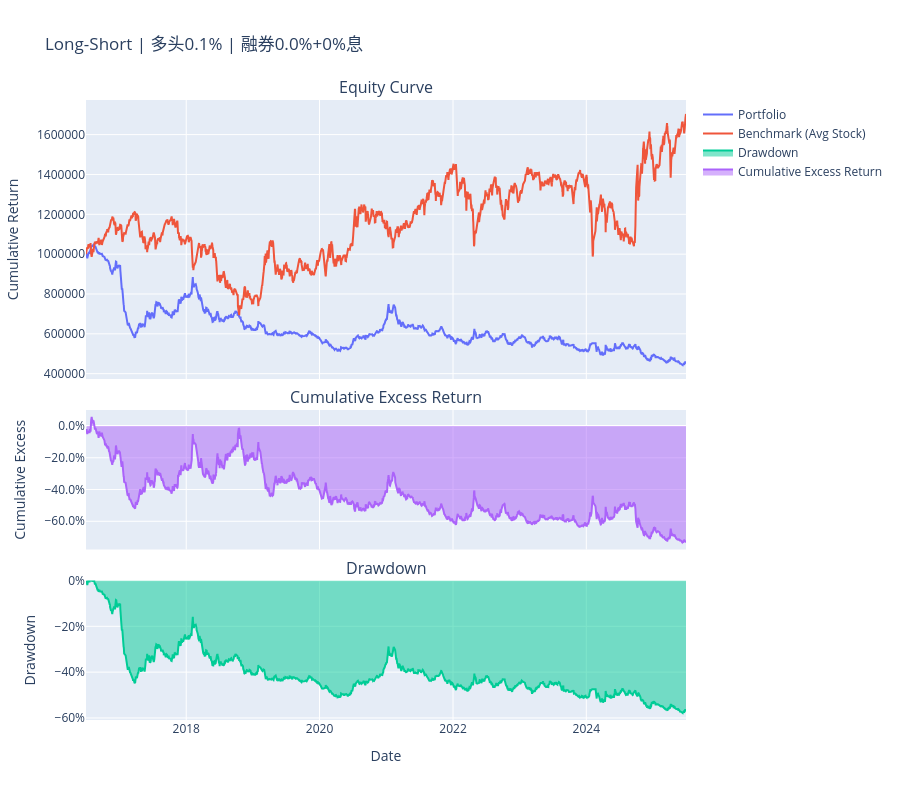

Notebook source saved alongside this figure:
### Markdown cell above
### 3.2 单因子 Long Short回测

### Code cell
import warnings
from util import *

warnings.filterwarnings("ignore")

# ===================== 多空对冲策略配置（独立成本参数）=====================
CONFIG = {
    "INITIAL_CASH": 1_000_000,       # 初始资金
    "START_DATE": "2016-07-01",      # 回测开始日期
    "END_DATE": "2025-06-30",        # 回测结束日期
    "REBALANCE_FREQ": 5,             # 调仓频率
    "PRICE_FILE": "data/eod_prices.parquet",
    "SELECTION_FILE": "records/mv_selection_v3.parquet",
    # 成本参数（可自由修改指定值）
    "LONG_FEE": 0.001,           # 多头手续费 0.1%
    "SHORT_TRADE_FEE": 0.000,    # 【融券专属】交易手续费 0.2%（可自定义）
    "SHORT_FINANCING_RATE": 0.00  # 融券年化利息 8%（行业常规水平）
}

# ===================== 执行多空回测 =====================
portfolio_ser, benchmark_ser, metrics = backtest_long_short(
    initial_cash=CONFIG["INITIAL_CASH"],
    start_date=CONFIG["START_DATE"],
    end_date=CONFIG["END_DATE"],
    rebalance_freq=CONFIG["REBALANCE_FREQ"],
    price_file=CONFIG["PRICE_FILE"],
    selection_file=CONFIG["SELECTION_FILE"],
    long_fee_rate=CONFIG["LONG_FEE"],
    short_trade_fee_rate=CONFIG["SHORT_TRADE_FEE"],
    short_financing_rate=CONFIG["SHORT_FINANCING_RATE"]
)

# ===================== 输出绩效 =====================
print("\n==================== 多空对冲（含融券成本）绩效指标 ====================")
for k, v in metrics.items():
    print(f"{k}: {v:.4f}")

# 绘图
plot_results(
    portfolio_values=portfolio_ser,
    benchmark_values=benchmark_ser,
    title=f'Long-Short | 多头{CONFIG["LONG_FEE"]*100:.1f}% | 融券{CONFIG["SHORT_TRADE_FEE"]*100:.1f}%+{CONFIG["SHORT_FINANCING_RATE"]*100:.0f}%息',
    plot_excess=True
)

### Figure 1 — Plotly figure (JSON) as saved in the notebook; plotly's stock layout.template omitted (floating-point values rounded to 4 significant figures; data arrays with more than 128 entries replaced by an {"elided": "..."} marker saying what was removed)
{"data": [{"mode": "lines", "name": "Portfolio", "type": "scatter", "x": {"elided": "2184 str values"}, "xaxis": "x", "y": {"elided": "2184 float values"}, "yaxis": "y"}, {"mode": "lines", "name": "Benchmark (Avg Stock)", "type": "scatter", "x": {"elided": "2184 str values"}, "xaxis": "x", "y": {"elided": "2184 float values"}, "yaxis": "y"}, {"fill": "tozeroy", "mode": "lines", "name": "Drawdown", "type": "scatter", "x": {"elided": "2183 str values"}, "xaxis": "x3", "y": {"elided": "2183 float values"}, "yaxis": "y3"}, {"fill": "tozeroy", "mode": "lines", "name": "Cumulative Excess Return", "type": "scatter", "x": {"elided": "2183 str values"}, "xaxis": "x2", "y": {"elided": "2183 float values"}, "yaxis": "y2"}], "layout": {"annotations": [{"font": {"size": 16}, "showarrow": false, "text": "Equity Curve", "x": 0.5, "xanchor": "center", "xref": "paper", "y": 1, "yanchor": "bottom", "yref": "paper"}, {"font": {"size": 16}, "showarrow": false, "text": "Cumulative Excess Return", "x": 0.5, "xanchor": "center", "xref": "paper", "y": 0.5, "yanchor": "bottom", "yref": "paper"}, {"font": {"size": 16}, "showarrow": false, "text": "Drawdown", "x": 0.5, "xanchor": "center", "xref": "paper", "y": 0.225, "yanchor": "bottom", "yref": "paper"}], "height": 800, "hovermode": "x unified", "showlegend": true, "title": {"text": "Long-Short | 多头0.1% | 融券0.0%+0%息"}, "xaxis": {"anchor": "y", "domain": [0, 1], "matches": "x3", "showticklabels": false}, "xaxis2": {"anchor": "y2", "domain": [0, 1], "matches": "x3", "showticklabels": false}, "xaxis3": {"anchor": "y3", "domain": [0, 1], "title": {"text": "Date"}}, "yaxis": {"anchor": "x", "domain": [0.55, 1], "tickformat": ".0f", "title": {"text": "Cumulative Return"}}, "yaxis2": {"anchor": "x2", "domain": [0.275, 0.5], "tickformat": ".1%", "title": {"text": "Cumulative Excess"}}, "yaxis3": {"anchor": "x3", "domain": [0, 0.225], "tickformat": ".0%", "title": {"text": "Drawdown"}}}}
